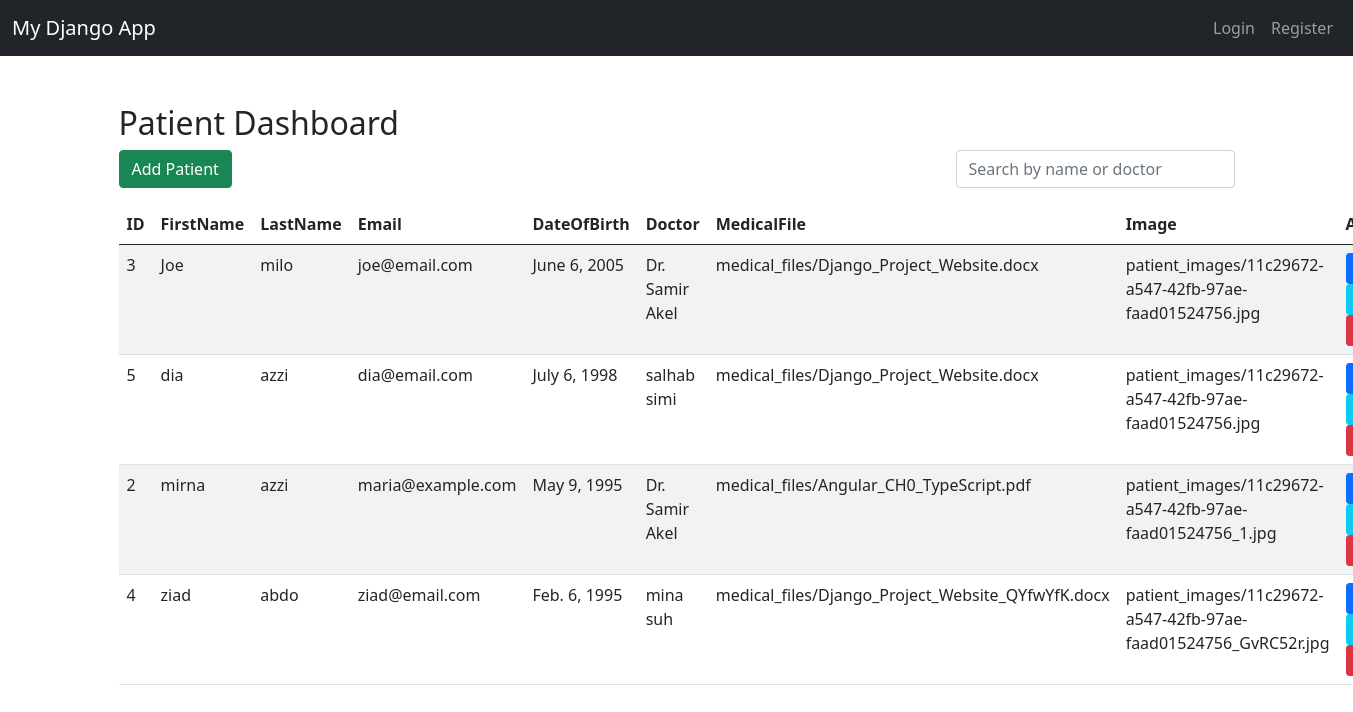
The page /user/ on the database its author committed.
### user/models.py (models this page shows, shortened)
class Patient(models.Model):
    firstname = models.CharField(max_length=255)
    lastname = models.CharField(max_length=255)
    email = models.EmailField()
    address = models.TextField()
    date_of_birth = models.DateField()
    medical_file = models.FileField(upload_to='medical_files/', blank=True, null=True)
    image = models.ImageField(upload_to='patient_images/', blank=True, null=True)
    doctor = models.ForeignKey(Doctor, on_delete=models.SET_NULL, null=True, related_name="patients")

class Doctor(models.Model):
    firstname = models.CharField(max_length=255)
    lastname = models.CharField(max_length=255)
    specialization = models.CharField(max_length=255)
    department = models.CharField(max_length=255)
    def __str__(self):
        return f"{self.firstname} {self.lastname}"

### user/views.py (the view, shortened to what this page needs)
# urls.py: path('', patient_list, name='home'),  # Add a name for this route
def patient_list(request):
    query = request.GET.get('q', '')
    patients = Patient.objects.all()
    patients = patients.order_by('firstname')
    return render(request, 'home.html', {'patients': patients})

### user/templates/home.html (shortened to what this page needs)
{% extends "base.html" %}
{% block content %}
<div class="container mt-5">
    <div class="d-flex justify-content-between">
        <h2 class="text-center">Patient Dashboard</h2>
    </div>
    <div class="d-flex justify-content-between mb-3">
        <a class="btn btn-success" href="{% url 'create-patient' %}">Add Patient</a>
        <input type="text" id="search" class="form-control w-25" placeholder="Search by name or doctor" value="{{ request.GET.q|default:'' }}">
    </div>
    <table class="table table-striped">
        <thead>
            <tr>
                <th>ID</th>
                <th>FirstName</th>
                <th>LastName</th>
                <th>Email</th>
                <th>DateOfBirth</th>
                <th>Doctor</th>
                <th>MedicalFile</th>
                <th>Image</th>
                <th>Actions</th>
            </tr>
        </thead>
        <tbody id="patientTable">
            {% for patient in patients %}
            <tr>
                <td>{{ patient.id }}</td>
                <td>{{ patient.firstname }}</td>
                <td>{{ patient.lastname }}</td>
                <td>{{ patient.email }}</td>
                <td>{{ patient.date_of_birth }}</td>
                <td>{{ patient.doctor }}</td>
                <td>{{ patient.medical_file }}</td>
                <td>{{ patient.image }}</td>
                <td>
                    <a href="{% url 'update-patient' patient.id %}" class="btn btn-primary btn-sm">Update</a>
                    <a href="{% url 'view-patient' patient.id %}" class="btn btn-info btn-sm">View</a>
                    <a href="{% url 'delete-patient' patient.id %}" class="btn btn-danger btn-sm" onclick="return confirm('Are you sure you want to delete this patient?');">Delete</a>
                </td>
            </tr>
            {% empty %}
            <tr>
                <td colspan="8" class="text-center">No patients available</td>
            </tr>
            {% endfor %}
        </tbody>
    </table>
</div>
{% endblock %}

### rows shown on the page
Patient: id "3", firstname "Joe", lastname "milo", email "joe@email.com", date_of_birth "June 6, 2005", doctor "Dr. Samir Akel", medical_file "medical_files/Django_Project_Website.docx", image "patient_images/11c29672-a547-42fb-97ae-faad01524756.jpg"
Patient: id "5", firstname "dia", lastname "azzi", email "dia@email.com", date_of_birth "July 6, 1998", doctor "salhab simi", medical_file "medical_files/Django_Project_Website.docx", image "patient_images/11c29672-a547-42fb-97ae-faad01524756.jpg"
Patient: id "2", firstname "mirna", lastname "azzi", email "maria@example.com", date_of_birth "May 9, 1995", doctor "Dr. Samir Akel", medical_file "medical_files/Angular_CH0_TypeScript.pdf", image "patient_images/11c29672-a547-42fb-97ae-faad01524756_1.jpg"
Patient: id "4", firstname "ziad", lastname "abdo", email "ziad@email.com", date_of_birth "Feb. 6, 1995", doctor "mina suh", medical_file "medical_files/Django_Project_Website_QYfwYfK.docx", image "patient_images/11c29672-a547-42fb-97ae-faad01524756_GvRC52r.jpg"
